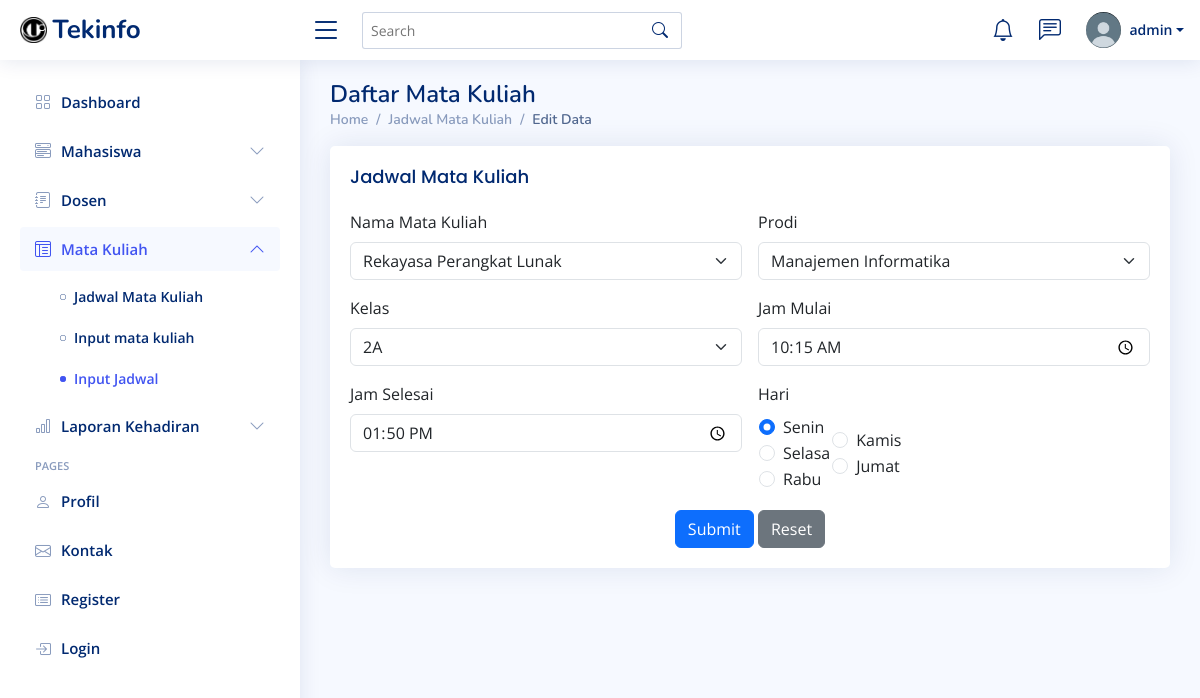
Screenshot of /modul/mata_kuliah/edit_jadwal.php?id=14 (signed in) with the database file from the repository.
### tables this page shows
CREATE TABLE `jadwal` (
  `id` int(11) NOT NULL,
  `id_kelas` int(11) NOT NULL,
  `kode_mk` int(11) NOT NULL,
  `prodi` varchar(50) NOT NULL,
  `hari` varchar(50) NOT NULL,
  `jam_mulai` time NOT NULL,
  `jam_selesai` time NOT NULL
);

### modul/mata_kuliah/edit_jadwal.php (the view, shortened to what this page needs)
<?php
include '../../koneksi.php';
$id = $_GET['id'];
$sql = "SELECT * FROM jadwal WHERE id=?";
$stmt = $db->prepare($sql);
$stmt->bind_param("i", $id);
$stmt->execute();
$result = $stmt->get_result();
if ($result->num_rows == 1) {
    $row = $result->fetch_assoc();
} else {
    echo "Data $id tidak tersedia";
    exit;
}
?>
<!DOCTYPE html>
<html lang="en">
<head>
  <link href="../assets/vendor/bootstrap/css/bootstrap.min.css" rel="stylesheet">
  <link href="../assets/vendor/bootstrap-icons/bootstrap-icons.css" rel="stylesheet">
  <link href="../assets/vendor/boxicons/css/boxicons.min.css" rel="stylesheet">
  <link href="../assets/vendor/quill/quill.snow.css" rel="stylesheet">
  <link href="../assets/vendor/quill/quill.bubble.css" rel="stylesheet">
  <link href="../assets/vendor/remixicon/remixicon.css" rel="stylesheet">
  <link href="../assets/vendor/simple-datatables/style.css" rel="stylesheet">
  <link href="../assets/css/style.css" rel="stylesheet">
</head>
<body>
  <header id="header" class="header fixed-top d-flex align-items-center">
<div class="d-flex align-items-center justify-content-between">
  <a href="#" class="logo d-flex align-items-center">
    <img src="../assets/img/Logo Ti.png" alt="">
    <span class="d-none d-lg-block">Tekinfo</span>
  </a>
  <i class="bi bi-list toggle-sidebar-btn"></i>
</div>
<div class="search-bar">
  <form class="search-form d-flex align-items-center" method="POST" action="#">
    <input type="text" name="query" placeholder="Search" title="Enter search keyword">
    <button type="submit" title="Search"><i class="bi bi-search"></i></button>
  </form>
</div>
<nav class="header-nav ms-auto">
  <ul class="d-flex align-items-center">
    <li class="nav-item dropdown">
      <a class="nav-link nav-icon" href="#" data-bs-toggle="dropdown">
        <i class="bi bi-bell"></i>
      </a>
    </li>
    <li class="nav-item dropdown">
      <a class="nav-link nav-icon" href="#" data-bs-toggle="dropdown">
        <i class="bi bi-chat-left-text"></i>
      </a>
    </li>
    <li class="nav-item dropdown pe-3">
      <a class="nav-link nav-profile d-flex align-items-center pe-0" href="#" data-bs-toggle="dropdown">
        <img src="../assets/img/icon.jpg" alt="Profile" class="rounded-circle">
        <span class="d-none d-md-block dropdown-toggle ps-2"><?=   $_SESSION['nama']?></span>
      </a>
    </li>
  </ul>
</nav>
</header>
<aside id="sidebar" class="sidebar">
<ul class="sidebar-nav" id="sidebar-nav">
  <li class="nav-item">
    <a class="nav-link collapsed" href="../../index.php">
      <i class="bi bi-grid"></i>
      <span>Dashboard</span>
    </a>
  </li>
  <li class="nav-item">
    <a class="nav-link collapsed" data-bs-target="#components-nav" data-bs-toggle="collapse" href="#">
      <i class="bi bi-menu-button-wide"></i><span>Mahasiswa</span><i class="bi bi-chevron-down ms-auto"></i>
    </a>
  </li>
  <li class="nav-item">
    <a class="nav-link collapsed" data-bs-target="#forms-nav" data-bs-toggle="collapse" href="#">
      <i class="bi bi-journal-text"></i><span>Dosen</span><i class="bi bi-chevron-down ms-auto"></i>
    </a>
  </li>
  <li class="nav-item">
    <a class="nav-link " data-bs-target="#tables-nav" data-bs-toggle="collapse" href="#">
      <i class="bi bi-layout-text-window-reverse"></i><span>Mata Kuliah</span><i class="bi bi-chevron-down ms-auto"></i>
    </a>
    <ul id="tables-nav" class="nav-content collapse show" data-bs-parent="#sidebar-nav">
      <li>
        <a href="../mata_kuliah/mata-kuliah.php" >
          <i class="bi bi-circle"></i><span>Jadwal Mata Kuliah</span>
        </a>
      </li>
      <?php
      if ($_SESSION['level']=='admin'){
      ?>
      <li>
        <a href="../mata_kuliah/input-matakuliah.php" >
          <i class="bi bi-circle"></i><span>Input mata kuliah</span>
        </a>
      </li>
      <li>
        <a href="#" class="active">
          <i class="bi bi-circle"></i><span>Input Jadwal</span>
        </a>
      </li>
      <?php } ?>
    </ul>
  </li>
  <li class="nav-item">
        <a class="nav-link collapsed" data-bs-target="#charts-nav" data-bs-toggle="collapse" href="#">
          <i class="bi bi-bar-chart"></i><span>Laporan Kehadiran</span><i class="bi bi-chevron-down ms-auto"></i>
        </a>
      </li>
  <li class="nav-heading">Pages</li>
  <li class="nav-item">
    <a class="nav-link collapsed" href="../../profil.php">
      <i class="bi bi-person"></i>
      <span>Profil</span>
    </a>
  </li>
  <li class="nav-item">
    <a class="nav-link collapsed" href="#">
      <i class="bi bi-envelope"></i>
      <span>Kontak</span>
    </a>
  </li>
  <li class="nav-item">
    <a class="nav-link collapsed" href="../../buat-akun.php">
      <i class="bi bi-card-list"></i>
      <span>Register</span>
    </a>
  </li>
  <li class="nav-item">
    <a class="nav-link collapsed" href="../../login.php">
      <i class="bi bi-box-arrow-in-right"></i>
      <span>Login</span>
    </a>
  </li>
</ul>
</aside>
<main id="main" class="main">
    <div class="pagetitle">
      <h1 text-align="center">Daftar Mata Kuliah</h1>
      <nav>
        <ol class="breadcrumb">
          <li class="breadcrumb-item"><a href="../../index.php">Home</a></li>
          <li class="breadcrumb-item ">Jadwal Mata Kuliah</li>
          <li class="breadcrumb-item active">Edit Data</li>
        </ol>
      </nav>
    </div>
    <div class="card">
      <div class="card-body">
        <h5 class="card-title">Jadwal Mata Kuliah</h5>
            <form class="row g-3" method="post">
                          <div class="col-md-6">
                            <label for="inputName5" class="form-label">Nama Mata Kuliah</label>
                            <select name="kode_mk" class="form-select" >
                            <?php
                                $matkul = mysqli_query($db, "SELECT * FROM matkul");
                                while ($data_matkul = mysqli_fetch_array($matkul)) {
                                    $select =$data_matkul['kode_mk'] == $row['kode_mk'] ? 'selected' : '';
                                    echo "<option $select value=" . $data_matkul['kode_mk'] . ">" . $data_matkul['nama_matkul'] . "</option>";
                                }
                            ?>
                        </select>
                          </div>
                          <div class="col-md-6">
                              <label for="inputName5" class="form-label">Prodi</label>
                              <select name="prodi" class="form-select">
                                  <?php
                                  $prodi_options = array("TRPL" => "Teknik Rekayasa Perangkat Lunak",
                                                          "MI" => "Manajemen Informatika",
                                                          "TKOM" => "Teknik Komputer");
                                  foreach ($prodi_options as $key => $value) {
                                      $selected = ($key == $row['prodi']) ? 'selected' : '';
                                      echo "<option $selected value='$key'>$value</option>";
                                  }
                                  ?>
                              </select>
                          </div>
                          <div class="col-md-6">
                            <label for="inputName5" class="form-label">Kelas</label>
                            <select name="id_kelas" class="form-select">
                            <?php
                                $kelas = mysqli_query($db, "SELECT * FROM kelas");
                                while ($data_kelas = mysqli_fetch_array($kelas)) {
                                    $select =$data_kelas['id'] == $row['id_kelas'] ? 'selected' : '';
                                    echo "<option $select value=" . $data_kelas['id'] . ">" . $data_kelas['nama_kelas'] . "</option>";
                                }
                            ?>
                            </select>
                          </div>
                          <div class="col-md-6">
                            <label for="inputName5" class="form-label">Jam Mulai</label>
                            <input type="time" class="form-control" name="jam_mulai" value="<?php echo $row['jam_mulai']; ?>">
                          </div>
                          <div class="col-md-6">
                            <label for="inputName5" class="form-label">Jam Selesai</label>
                            <input type="time" class="form-control" name="jam_selesai" value="<?php echo $row['jam_selesai']; ?>">
                          </div>
                          <div class="col-md-6">
                            <label for="inputName5" class="form-label">Hari</label>
                            <div class="col-md-6">
                              <table>
                                <tr>
                                  <td>
                                    <div class="form-check">
                                      <input class="form-check-input" type="radio" name="hari" id="senin" value="Senin" <?= $row['hari'] == 'Senin' ? 'checked' : '' ?> >
                                      <label class="form-check-label" for="gridRadios1">
                                        Senin
                                      </label>
                                    </div>
                                    <div class="form-check">
                                      <input class="form-check-input" type="radio" name="hari" id="selasa" value="Selasa" <?= $row['hari'] == 'Selasa' ? 'checked' : '' ?>>
                                      <label class="form-check-label" for="gridRadios2">
                                        Selasa
                                      </label>
                                    </div>
                                    <div class="form-check">
                                      <input class="form-check-input" type="radio" name="hari" id="rabu" value="Rabu" <?= $row['hari'] == 'Rabu' ? 'checked' : '' ?>>
                                      <label class="form-check-label" for="gridRadios2">
                                        Rabu
                                      </label>
                                    </div>
                                  </td>
                                  <td>
                                    <div class="form-check">
                                      <input class="form-check-input" type="radio" name="hari" id="kamis" value="Kamis" <?= $row['hari'] == 'Kamis' ? 'checked' : '' ?>>
                                      <label class="form-check-label" for="gridRadios2">
                                        Kamis
                                      </label>
                                    </div>
                                    <div class="form-check">
                                      <input class="form-check-input" type="radio" name="hari" id="jumat" value="Jumat" <?= $row['hari'] == 'Jumat' ? 'checked' : '' ?>>
                                      <label class="form-check-label" for="gridRadios2">
                                        Jumat
                                      </label>
                                    </div>
                                  </td>
                                </tr>
                              </table>
                            </div>
                          </div>
                          <div class="text-center">
                            <button type="submit" name="submit" class="btn btn-primary">Submit</button>
                            <button type="reset" class="btn btn-secondary">Reset</button>
                          </div>
            </form>
      </div>
    </div>
</main>
</body>
</html>

### modul/assets/css/style.css (style rules this page uses)
:root { scroll-behavior: smooth; }
body { font-family: "Open Sans", sans-serif; background: #f6f9ff; color: #444444; }
a { color: #4154f1; text-decoration: none; }
h1, h2, h3, h4, h5, h6 { font-family: "Nunito", sans-serif; }
#main { margin-top: 60px; padding: 20px 30px; transition: all 0.3s; }
.pagetitle { margin-bottom: 10px; }
.pagetitle h1 { font-size: 24px; margin-bottom: 0; font-weight: 600; color: #012970; }
.card { margin-bottom: 30px; border: none; border-radius: 5px; box-shadow: 0px 0 30px rgba(1, 41, 112, 0.1); }
.card-title { padding: 20px 0 15px 0; font-size: 18px; font-weight: 500; color: #012970; font-family: "Poppins", sans-serif; }
.card-body { padding: 0 20px 20px 20px; }
.breadcrumb { font-size: 14px; font-family: "Nunito", sans-serif; color: #899bbd; font-weight: 600; }
.breadcrumb a { color: #899bbd; transition: 0.3s; }
.breadcrumb .breadcrumb-item::before { color: #899bbd; }
.breadcrumb .active { color: #51678f; font-weight: 600; }
.logo { line-height: 1; }
@media (min-width: 1200px) { .logo { width: 280px; } }
.logo img { max-height: 26px; margin-right: 6px; }
.logo span { font-size: 26px; font-weight: 700; color: #012970; font-family: "Nunito", sans-serif; }
.header { transition: all 0.5s; z-index: 997; height: 60px; box-shadow: 0px 2px 20px rgba(1, 41, 112, 0.1); background-color: #fff; padding-left: 20px; }
.header .toggle-sidebar-btn { font-size: 32px; padding-left: 10px; cursor: pointer; color: #012970; }
.header .search-bar { min-width: 360px; padding: 0 20px; }
.header .search-form { width: 100%; }
.header .search-form input { border: 0; font-size: 14px; color: #012970; border: 1px solid rgba(1, 41, 112, 0.2); padding: 7px 38px 7px 8px; border-radius: 3px; transition: 0.3s; width: 100%; }
.header .search-form button { border: 0; padding: 0; margin-left: -30px; background: none; }
.header .search-form button i { color: #012970; }
.header-nav ul { list-style: none; }
.header-nav>ul { margin: 0; padding: 0; }
.header-nav .nav-icon { font-size: 22px; color: #012970; margin-right: 25px; position: relative; }
.header-nav .nav-profile { color: #012970; }
.header-nav .nav-profile img { max-height: 36px; }
.header-nav .nav-profile span { font-size: 14px; font-weight: 600; }
.sidebar { position: fixed; top: 60px; left: 0; bottom: 0; width: 300px; z-index: 996; transition: all 0.3s; padding: 20px; overflow-y: auto; scrollbar-width: thin; scrollbar-color: #aab7cf transparent; box-shadow: 0px 0px 20px rgba(1, 41, 112, 0.1); background-color: #fff; }
@media (min-width: 1200px) { #main, #footer { margin-left: 300px; } }
.sidebar-nav { padding: 0; margin: 0; list-style: none; }
.sidebar-nav li { padding: 0; margin: 0; list-style: none; }
.sidebar-nav .nav-item { margin-bottom: 5px; }
.sidebar-nav .nav-heading { font-size: 11px; text-transform: uppercase; color: #899bbd; font-weight: 600; margin: 10px 0 5px 15px; }
.sidebar-nav .nav-link { display: flex; align-items: center; font-size: 15px; font-weight: 600; color: #4154f1; transition: 0.3; background: #f6f9ff; padding: 10px 15px; border-radius: 4px; }
.sidebar-nav .nav-link i { font-size: 16px; margin-right: 10px; color: #4154f1; }
.sidebar-nav .nav-link.collapsed { color: #012970; background: #fff; }
.sidebar-nav .nav-link.collapsed i { color: #899bbd; }
.sidebar-nav .nav-link .bi-chevron-down { margin-right: 0; transition: transform 0.2s ease-in-out; }
.sidebar-nav .nav-link:not(.collapsed) .bi-chevron-down { transform: rotate(180deg); }
.sidebar-nav .nav-content { padding: 5px 0 0 0; margin: 0; list-style: none; }
.sidebar-nav .nav-content a { display: flex; align-items: center; font-size: 14px; font-weight: 600; color: #012970; transition: 0.3; padding: 10px 0 10px 40px; transition: 0.3s; }
.sidebar-nav .nav-content a i { font-size: 6px; margin-right: 8px; line-height: 0; border-radius: 50%; }
.sidebar-nav .nav-content a:hover, .sidebar-nav .nav-content a.active { color: #4154f1; }
.sidebar-nav .nav-content a.active i { background-color: #4154f1; }

### rows the page displays
jadwal: jam_mulai "10:15:00", jam_selesai "13:50:00", hari "☑"

### other values shown
$_SESSION['nama'] "admin"
form field kode_mk "Rekayasa Perangkat Lunak"
form field prodi "Manajemen Informatika"
form field id_kelas "2A"
